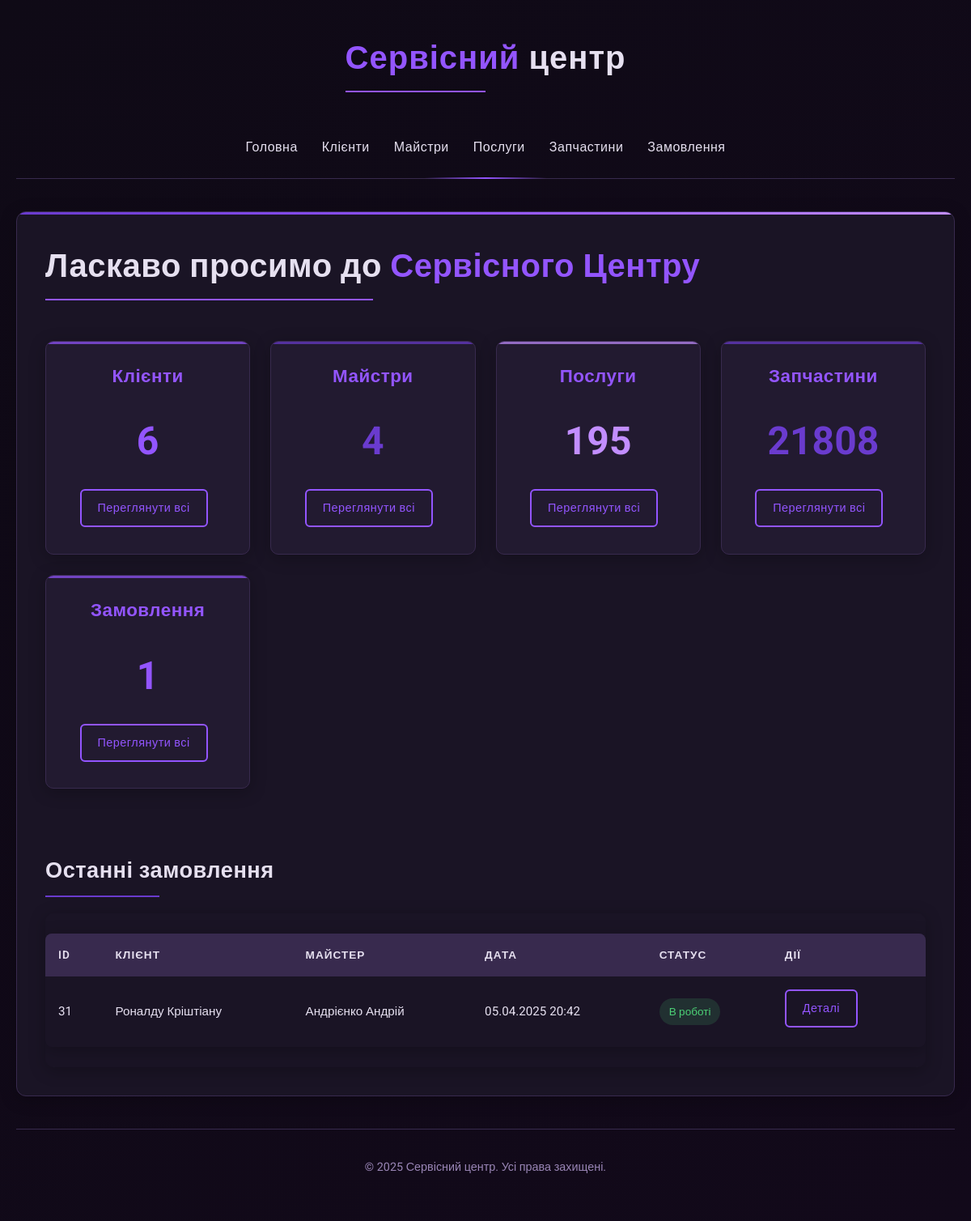
Page /Service-Center/index.php on the committed database.
### tables this page shows
CREATE TABLE `orders` (
  `order_id` int(11) NOT NULL,
  `client_id` int(11) NOT NULL,
  `master_id` int(11) NOT NULL,
  `order_date` datetime NOT NULL DEFAULT CURRENT_TIMESTAMP,
  `status` varchar(50) DEFAULT 'Нове',
  `description` text,
  `issue_description` text,
  `client_device` text,
  `notes` text,
  `total_price` text
);

CREATE TABLE `clients` (
  `client_id` int(11) NOT NULL,
  `last_name` varchar(100) NOT NULL,
  `first_name` varchar(100) NOT NULL,
  `patronymic` varchar(100) DEFAULT NULL,
  `phone_number` varchar(20) NOT NULL,
  `email` varchar(100) DEFAULT NULL,
  `car` varchar(255) DEFAULT NULL
);

CREATE TABLE `masters` (
  `master_id` int(11) NOT NULL,
  `first_name` varchar(100) NOT NULL,
  `last_name` varchar(100) NOT NULL,
  `phone_number` varchar(20) NOT NULL,
  `email` varchar(100) DEFAULT NULL
);

### Service-Center/index.php (the view, shortened to what this page needs)
<?php
include_once 'config.php';
include_once 'includes/header.php';
?>
    <div class="dashboard">
        <h1 class="welcome">Ласкаво просимо до <span class="accent-text">Сервісного Центру</span></h1>
        <div class="dashboard-stats">
            <?php
            $clientsQuery = $pdo->query('SELECT COUNT(*) as total FROM clients');
            $totalClients = $clientsQuery->fetch()['total'];
            $mastersQuery = $pdo->query('SELECT COUNT(*) as total FROM masters');
            $totalMasters = $mastersQuery->fetch()['total'];
            $servicesQuery = $pdo->query('SELECT COUNT(*) as total FROM services');
            $totalServices = $servicesQuery->fetch()['total'];
            $productsQuery = $pdo->query('SELECT COUNT(*) as total FROM products');
            $totalProducts = $productsQuery->fetch()['total'];
            $ordersQuery = $pdo->query('SELECT COUNT(*) as total FROM orders');
            $totalOrders = $ordersQuery->fetch()['total'];
            $recentOrdersQuery = $pdo->query('SELECT o.order_id, c.last_name, c.first_name, m.last_name as master_last_name,
                                         m.first_name as master_first_name, o.order_date, o.status
                                         FROM orders o
                                         JOIN clients c ON o.client_id = c.client_id
                                         JOIN masters m ON o.master_id = m.master_id
                                         ORDER BY o.order_date DESC
                                         LIMIT 5');
            $recentOrders = $recentOrdersQuery->fetchAll();
            ?>
            <div class="stats-grid">
                <div class="stat-box">
                    <h3>Клієнти</h3>
                    <div class="stat-count"><?php echo $totalClients; ?></div>
                    <a href="clients/index.php" class="btn">Переглянути всі</a>
                </div>
                <div class="stat-box">
                    <h3>Майстри</h3>
                    <div class="stat-count"><?php echo $totalMasters; ?></div>
                    <a href="masters/index.php" class="btn">Переглянути всі</a>
                </div>
                <div class="stat-box">
                    <h3>Послуги</h3>
                    <div class="stat-count"><?php echo $totalServices; ?></div>
                    <a href="services/index.php" class="btn">Переглянути всі</a>
                </div>
                <div class="stat-box">
                    <h3>Запчастини</h3>
                    <div class="stat-count"><?php echo $totalProducts; ?></div>
                    <a href="products/index.php" class="btn">Переглянути всі</a>
                </div>
                <div class="stat-box">
                    <h3>Замовлення</h3>
                    <div class="stat-count"><?php echo $totalOrders; ?></div>
                    <a href="orders/index.php" class="btn">Переглянути всі</a>
                </div>
            </div>
            <div class="recent-orders">
                <h2>Останні замовлення</h2>
                <?php if (empty($recentOrders)): ?>
                    <p>Немає замовлень для відображення</p>
                <?php else: ?>
                    <div class="table-responsive">
                        <table>
                            <thead>
                            <tr>
                                <th>ID</th>
                                <th>Клієнт</th>
                                <th>Майстер</th>
                                <th>Дата</th>
                                <th>Статус</th>
                                <th>Дії</th>
                            </tr>
                            </thead>
                            <tbody>
                            <?php foreach ($recentOrders as $order): ?>
                                <tr>
                                    <td><?php echo $order['order_id']; ?></td>
                                    <td><?php echo htmlspecialchars($order['last_name'] . ' ' . $order['first_name']); ?></td>
                                    <td><?php echo htmlspecialchars($order['master_last_name'] . ' ' . $order['master_first_name']); ?></td>
                                    <td><?php echo date('d.m.Y H:i', strtotime($order['order_date'])); ?></td>
                                    <td>
                                        <?php
                                        $statusClass = 'status-new';
                                        ?>
                                        <span class="status-badge <?php echo $statusClass; ?>"><?php echo htmlspecialchars($order['status']); ?></span>
                                    </td>
                                    <td>
                                        <a href="orders/view.php?id=<?php echo $order['order_id']; ?>" class="btn">Деталі</a>
                                    </td>
                                </tr>
                            <?php endforeach; ?>
                            </tbody>
                        </table>
                    </div>
                <?php endif; ?>
            </div>
        </div>
    </div>
<?php include_once 'includes/footer.php'; ?>

### Service-Center/css/style.css (style rules this page uses)
:root { --primary-bg: #0f0a16; --secondary-bg: #1a1425; --card-bg: #221a30; --text-color: #e6e0f0; --text-muted: #9985b5; --accent-color: #9355ff; --accent-color2: #6a3bce; --accent-color3: #c28eff; --border-color: #382a4e; --error-color: #ff3a5e; --success-color: #4cd076; --table-hover: #2a1e3a; --table-border: #382a4e; --box-shadow: 0 4px 20px rgba(0, 0, 0, 0.25); --highlight-shadow: 0 0 10px rgba(147, 85, 255, 0.3); }
* { margin: 0; padding: 0; box-sizing: border-box; transition: all 0.3s ease; }
body { font-family: 'Roboto', sans-serif; background: linear-gradient(140deg, var(--primary-bg), #12091a); color: var(--text-color); line-height: 1.6; min-height: 100vh; font-size: 16px; }
.accent-text { color: var(--accent-color); font-weight: 700; }
h1, h2, h3 { color: var(--text-color); margin-bottom: 25px; font-weight: 600; letter-spacing: 0.5px; }
h1 { font-size: 2rem; position: relative; display: inline-block; padding-bottom: 10px; }
h1:after { content: ''; position: absolute; bottom: 0; left: 0; width: 50%; height: 2px; background: var(--accent-color); }
h2 { font-size: 1.7rem; }
h3 { font-size: 1.4rem; color: var(--accent-color); }
table { width: 100%; border-collapse: separate; border-spacing: 0; margin: 25px 0; background-color: var(--secondary-bg); border-radius: 8px; overflow: hidden; box-shadow: var(--box-shadow); }
th { background-color: var(--border-color); color: var(--text-color); font-weight: 600; text-align: left; padding: 16px; text-transform: uppercase; font-size: 0.85rem; letter-spacing: 1px; }
td { padding: 16px; border-bottom: 1px solid var(--border-color); font-size: 0.95rem; }
tr:last-child td { border-bottom: none; }
tbody tr { transition: all 0.3s ease; }
.btn { display: inline-block; padding: 10px 20px; background-color: transparent; border: 2px solid var(--accent-color); color: var(--accent-color); border-radius: 6px; cursor: pointer; text-decoration: none; font-size: 0.9rem; font-weight: 500; transition: all 0.3s ease; margin-right: 10px; letter-spacing: 0.5px; position: relative; overflow: hidden; z-index: 1; }
.stats-grid { display: grid; grid-template-columns: repeat(auto-fit, minmax(240px, 1fr)); gap: 25px; margin-bottom: 40px; }
.stat-box { background-color: var(--card-bg); border: 1px solid var(--border-color); border-radius: 10px; padding: 25px; text-align: center; transition: all 0.3s ease; box-shadow: var(--box-shadow); position: relative; overflow: hidden; }
.stat-box:before { content: ''; position: absolute; top: 0; left: 0; width: 100%; height: 3px; background: var(--accent-color); opacity: 0.7; }
.stat-box:nth-child(2n):before { background: var(--accent-color2); }
.stat-box:nth-child(3n):before { background: var(--accent-color3); }
.stat-count { font-size: 3em; font-weight: 700; color: var(--accent-color); margin: 20px 0; }
.stat-box:nth-child(2n) .stat-count { color: var(--accent-color2); }
.stat-box:nth-child(3n) .stat-count { color: var(--accent-color3); }
.welcome { text-align: center; margin-bottom: 50px; font-size: 2.5rem; font-weight: 700; }
.recent-orders h2 { margin: 40px 0 20px 0; position: relative; display: inline-block; padding-bottom: 10px; }
.recent-orders h2:after { content: ''; position: absolute; bottom: 0; left: 0; width: 50%; height: 2px; background: var(--accent-color2); }
.table-responsive { overflow-x: auto; border-radius: 10px; box-shadow: var(--box-shadow); }
.status-badge { display: inline-block; padding: 6px 12px; border-radius: 50px; font-size: 0.85rem; font-weight: 500; }
.status-new { background-color: rgba(76, 208, 118, 0.15); color: var(--success-color); }

### rows in the picture
orders: order_id "31", client.first_name "Роналду Кріштіану", master.first_name "Андрієнко Андрій", order_date "05.04.2025 20:42", status "В роботі"

### other values in the picture
$totalClients "6"
$totalMasters "4"
$totalServices "195"
$totalProducts "21808"
$totalOrders "1"
